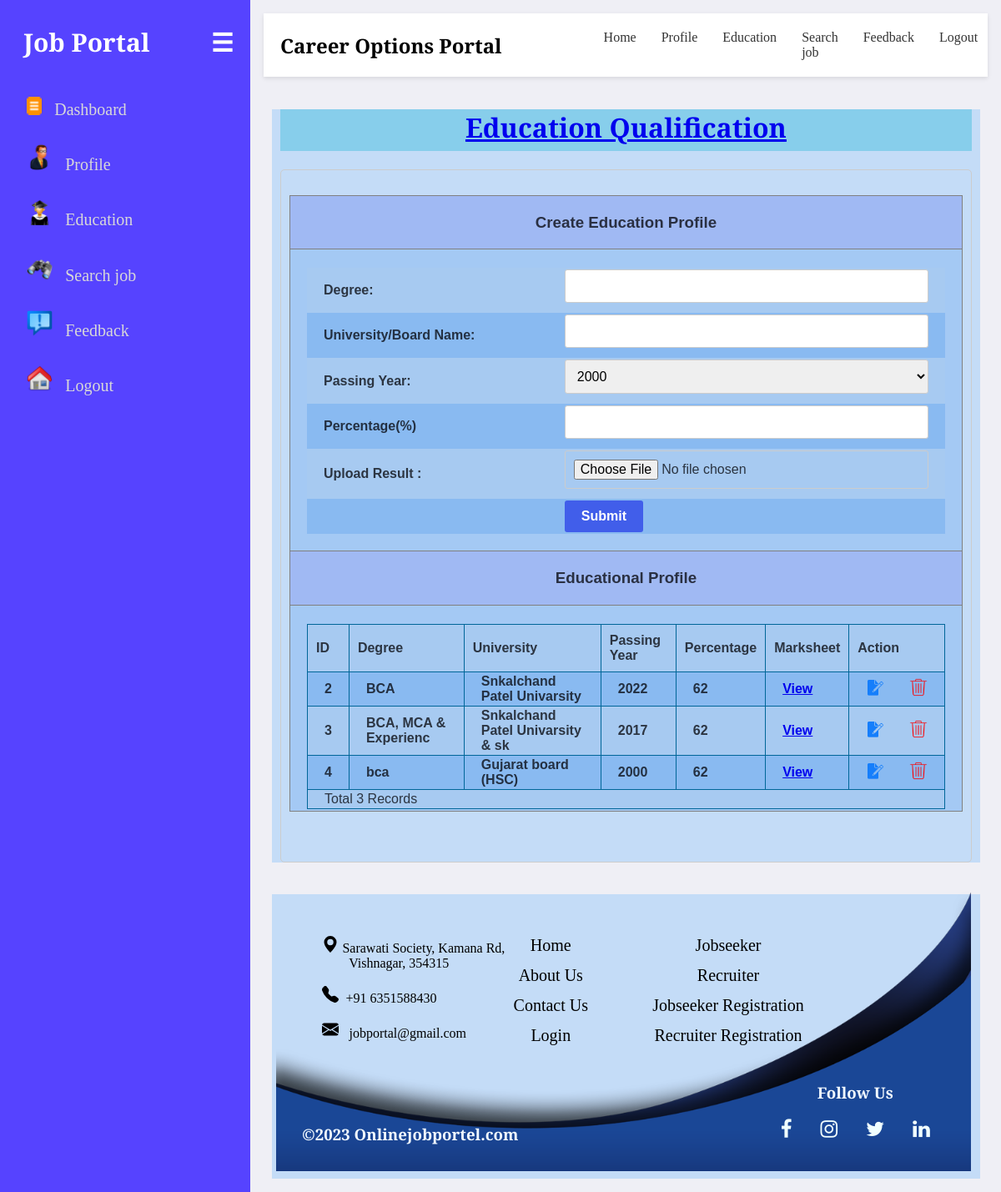
/JobSeeker/Education.php (signed in), run on the app's committed database.
### tables this page shows
CREATE TABLE `jobseeker_education` (
  `EduId` int(11) NOT NULL,
  `JobSeekId` int(11) NOT NULL,
  `Degree` varchar(20) NOT NULL,
  `University` varchar(100) NOT NULL,
  `PassingYear` mediumint(9) NOT NULL,
  `Percentage` float NOT NULL,
  `Upload_Result` varchar(400) NOT NULL
);

### JobSeeker/education.php (the view, shortened to what this page needs)
<!Doctype HTML>
<html>
<head>
	<link rel="stylesheet" href="style.css" type="text/css"/>
	<link rel="stylesheet" href="https://cdnjs.cloudflare.com/ajax/libs/font-awesome/4.7.0/css/font-awesome.min.css">
</head>
<body>
	<div id="mySidenav" class="sidenav">
	<p class="logo"> Job Portal <span class="menu">☰</span></p>
  <a href="#" class="icon-a"><img src="ico_archive2.gif" width="7%"> &nbsp;&nbsp;Dashboard</a>
                <a href="profile.php"class="icon-a"><img src="Profile.png" width="12%"> &nbsp;&nbsp;Profile</a>
                <a href="education.php"class="icon-a"><img src="Edu.png" width="12%"> &nbsp;&nbsp;Education</a>
                <a href="searchjob.php"class="icon-a"><img src="Search.png" width="12%"> &nbsp;&nbsp;Search job</a>
                <a href="feedback.php"class="icon-a"><img src="Feedback.png" width="12%"> &nbsp;&nbsp;Feedback</a>
                <a href="logout.php"class="icon-a"><img src="Home.png" width="12%"> &nbsp;&nbsp;Logout</a>
  </div>
<div id="main">
	<div class="head">
		<div class="col-div-5">
<p class="nav"> Career Options Portal</p>
</div>
	<div class="col-div-7">
		<div class="navbar">
                <a href="index.php"> Home</a>
                <a href="profile.php"> Profile</a>
                <a href="education.php"> Education</a>
                <a href="searchjob.php"> Search job</a>
                <a href="feedback.php"> Feedback</a>
                <a href="logout.php"> Logout</a>
        </div>
</div>
</div>
	<br/>
    <div class="col-div-12">
		<div class="box-9" style="height: 100%;">
			<div class="content-box-1" style="margin: 0% 0% 0% 0%;">
             <h1 style="background-color:skyblue; text-align: center;  height:50px;"><span><a href="#"> Education Qualification </a></span></h1>
             <div class="login">
               <table style="width: 100%;" border="" cellspacing="" cellpadding="">
                   <tr>
                     <td bgcolor="#A0B9F3"style="text-align: center;"><strong><h3>Create Education Profile</h3></strong></td>
                   </tr>
                   <tr>
                     <td><form id="form1" method="post" action="InsertEdu.php" enctype="multipart/form-data">
                       <table style="width: 100%;" border="0" cellspacing="0" cellpadding="0">
                         <tr>
                           <td><strong>Degree:</strong></td>
                           <td>
                           <input type="text" name="cmbQual" id="cmbQual" pattern="[a-zA-Z @ & , ]{1,40}" required/>
                           </td>
                         </tr>
                         <tr>
                           <td><strong>University/Board Name:</strong></td>
                           <td>
                             <input type="text" name="txtBoard" id="txtBoard" pattern="[a-zA-Z @ & , ( )]{1,40}" required />
                           </td>
                         </tr>
                         <tr>
                           <td><strong>Passing Year:</strong></td>
                           <td><label>
                             <select name="cmbYear" id="cmbYear" required>
                               <option>2000</option>
                             </select>
                           </label></td>
                         </tr>
                         <tr>
                           <td><strong>Percentage(%)</strong></td>
                           <td>
                             <input type="text" name="txtPer" id="txtPer" pattern="[0-9 @ & . % ]{1,10}" required/>
                            </td>
                         </tr>
                         <tr>
                           <td><strong>Upload Result :</strong></td>
                           <td>
                             <input type="file" name="txtfile" id="txtfile" required/>
                            </td>
                         </tr>
                         <tr>
                           <td>&nbsp;</td>
                           <td><label>
                             <input type="submit" name="button" id="button" value="Submit" />
                           </label></td>
                         </tr>
                       </table>
                                         </form>
                    <br>
                   <tr>
                     <td bgcolor="#A0B9F3"style="text-align: center;"><strong><h3>Educational Profile</h3> </strong></td>
                   </tr>
                   <tr>
                     <td><table style= "width: 100%;" border="" cellpadding="" cellspacing="" bordercolor="#006699" >
                       <tr>
                        <th ><div ><strong>ID</strong></div></th>
                         <th ><div ><strong>Degree</strong></div></th>
                         <th ><div ><strong>University</strong></div></th>
                         <th ><div ><strong>Passing Year</strong></div></th>
                          <th ><div><strong>Percentage</strong></div></th>
                          <th ><div><strong>Marksheet</strong></div></th>
                          <th ><div><strong>Action</strong></div></th>
                       </tr>
                       <?php
                       $ID=$_SESSION['ID'];
 $con = mysqli_connect("localhost","root","","ojp");
 mysqli_select_db( $con, "ojp");
 $sql = "select * from JobSeeker_Education where JobSeekId='".$ID."'";
 $result = mysqli_query($con,$sql);
 while($row = mysqli_fetch_array($result))
 {
  $Id=$row['EduId'];
 $Degree=$row['Degree'];
 $Univ=$row['University'];
 $Passing=$row['PassingYear'];
 $Per=$row['Percentage'];
 $folder=$row['Upload_Result'];
 ?>
                       <tr>
                        <td ><strong><?php echo $Id;?></strong></td>
                         <td ><strong><?php echo $Degree;?></strong></td>
                         <td ><strong><?php echo $Univ;?></strong></td>
                         <td ><strong><?php echo $Passing;?></strong></td>
                         <td ><strong><?php echo $Per;?></strong></td>
                         <td><a href="<?php echo $folder;?>" target="_blank"><strong>View</strong></a></td>
                         <td style="width: 15%;" >
                            <a href="EditEdu.php?ID=<?php echo $ID;?>"><img src="images/edit.png" alt="" style="width: 30%;"></a>&nbsp;&nbsp;&nbsp;
                            <a href="DeleteEdu.php?EduId=<?php echo $Id;?>" ><img src="images/33-512.webp" alt="" style="width: 30%; float: right;"></a>
                        </td>
                       </tr>
                       <?php
 }
 $records = mysqli_num_rows($result);
 ?>
                       <tr>
                         <td colspan="7" class="style3"><div align="left" class="style12"><?php echo "Total ".$records." Records"; ?> </div></td>
                       </tr>
                     </table></td>
                   </tr>
                 </table>
                 <p>&nbsp;</p>
                 </div>
		    </div>
	    </div>
	</div>
	<br/>
    <div class="col-div-12">
        <div class="box-9" style="height: 45%; background-color: rgba(30, 143, 255, 0.207);">
              <div class="content-box" >
              <?php
						    include "footer.php";
					    ?>
            </div>
        </div>
    </div>
</div>
</body>
</html>

### JobSeeker/style.css (style rules this page uses)
body { margin:0px; padding: 0px; background-color:#efeff5; font-family: 'PT Serif', serif; }
.logo { margin: 0px; margin-left: 28px; font-weight: bold; color: white; margin-bottom: 30px; }
.sidenav { height: 100%; width: 300px; position: fixed; z-index: 1; top: 0; left: 0; background-color: #5643ff; overflow: hidden; padding-top: 30px; transition: ease-in-out 0.3s; }
.menu { float: right; margin-right: 20px; cursor: pointer; }
.sidenav a { padding: 15px 8px 15px 32px; text-decoration: none; font-size: 20px; color: #d8d8d8; display: block; }
.sidenav { top: 0; right: 25px; font-size: 30px; }
#main { padding: 16px; margin-left: 300px; }
.head { display: flex; justify-content: space-between; align-items: center; padding: 10px 20px; background-color: #fff; box-shadow: 0 2px 5px rgba(0, 0, 0, 0.1); }
.head .nav { font-size: 24px; font-weight: bold; margin: 0; }
.head .navbar { display: flex; }
.head .navbar a { display: block; padding: 10px 15px; text-decoration: none; color: #333; }
.col-div-5 { width: 45%; float: left; }
.col-div-7 { width: 55%; float: left; }
.content-box-1 { padding: 0px 10px; }
.col-div-12 { width: 100%; }
.content-box { padding: 20px; }
.box-9 { width: 97.8%; margin-left: 10px; height: 45%; background-color: rgba(30, 143, 255, 0.207); }
table { font-family: arial, sans-serif; border-collapse: collapse; width: 100%; color: #305fbd97; }
td, th { text-align: left; padding: 10px; }
tr:nth-child(even) { background-color: #0c73e22d; color: #010205be!important; }
tr:nth-child(odd) { background-color: #b4c9e02d; color: #010205be!important; }
.login { margin: 20px auto; max-width: 850px; padding: 10px; border: 1px solid #ccc; border-radius: 5px; }
.login table { width: 100%; }
.login td { padding: 2px; }
.login input[type="text"], .login input[type="password"], .login input[type="email"], .login input[type="date"], .login input[type="file"], .login textarea, .login select { width: 100%; padding: 10px; border: 1px solid #ccc; border-radius: 3px; box-sizing: border-box; margin-bottom: 10px; font-size: 16px; }
.login input[type="submit"] { background-color: rgba(41, 63, 232, 0.742); color: #fff; padding: 10px 20px; border: none; border-radius: 3px; font-size: 16px; cursor: pointer; font-weight: bold; }

### JobSeeker/education.php (style rules this page uses)
.login table { margin-top: 20px; }
.login td { padding-left: 20px; padding-right: 20px; }

### data on the page
jobseeker_education: EduId "2", Degree "BCA", University "Snkalchand Patel Univarsity", PassingYear "2022", Percentage "62"
jobseeker_education: EduId "3", Degree "BCA, MCA & Experienc", University "Snkalchand Patel Univarsity & sk", PassingYear "2017", Percentage "62"
jobseeker_education: EduId "4", Degree "bca", University "Gujarat board (HSC)", PassingYear "2000", Percentage "62"

### other printed values
$records "3"
